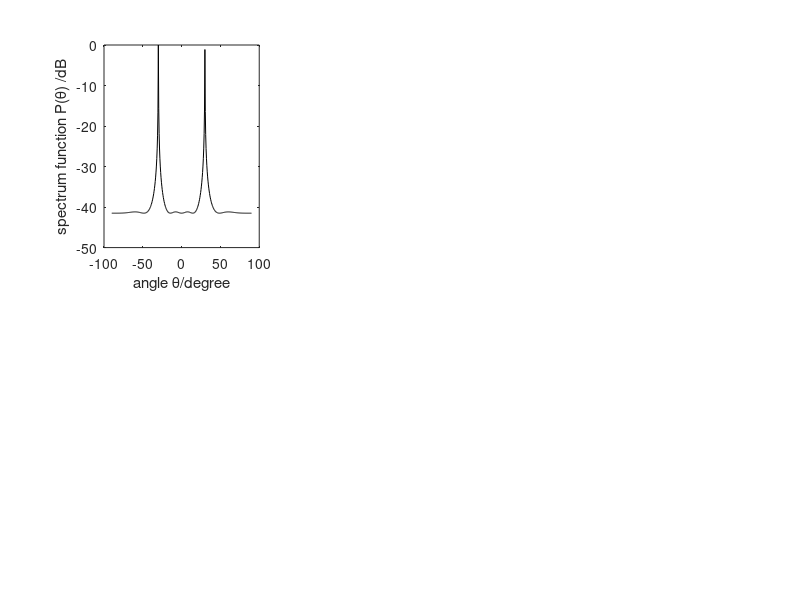

The MATLAB script that drew this image: (Note: this script raises an error after producing the figure.)
%MUSIC Simulation
% Cohernce Problem
clc
clear all
close all
format long %The data show that as long shaping scientific

for kk = 1:6
    
%Transmitter
doa=[-30 30]/180*pi; %Direction of arrival
%N=1*ceil(5*(2^(kk/1.3))/10);%Snapshots
N=200;
w=[pi/4 pi/4+0.001*kk-0.003]';%Frequency
M=8;%Number of array elements
P=length(w); %The number of signal
lambda=150;%Wavelength
d=lambda*0.5;%Element spacing

D=zeros(P,M); %To creat a matrix with P row and M column
for k=1:P
D(k,:)=exp(-j*2*pi*d*sin(doa(k))/lambda*[0:M-1]); %Assignment matrix
end
D=D';
xx=2*exp(j*(w*[1:N])); %Simulate message signal
x=D*xx; %Signal after beamforming at transmitter

%Channel
snr=0;%SNR
x=x+awgn(x,snr);%Insert Gaussian white noise

%Reciever
Sx=x*x'; %Data covarivance matrix
J=fliplr(eye(M)); %Exchange matrix


Sx=Sx+J*conj(Sx)*J;
%Sx=Sx+J*conj(Sx)*J;%IMPROVED MUSIC

[nn,vv]=eig(Sx); %Find the eigenvalues and eigenvectors of Sx
NN=nn(:,1:M-P); %Estimate noise subspace
%Creating array manifold vector V
theta=-90:0.5:90; %Peak search
for ii=1:length(theta)
V=zeros(1,length(M));%array manifold vector
for jj=0:M-1
V(1+jj)=exp(-j*2*jj*pi*d*sin(theta(ii)/180*pi)/lambda);
end

%Solution for MUSIC constrainted equations
PP=V*(NN*NN')*V';
Pmusic(ii)=abs(1/ PP);
end
Pmusic=10*log10(Pmusic/max(Pmusic)); %Spatial spectrum function

subplot(2,3,kk)
plot(theta,Pmusic,'-k')
xlabel('angle \theta/degree')
ylabel('spectrum function P(\theta) /dB')
title(['dw= ',num2str(round(0.001*kk-0.003,6)),' '])
grid on

end
 %sgtitle('MUSIC-COHERENCE PROBLEM');
 sgtitle('IMPROVED MUSIC-COHERENCE');